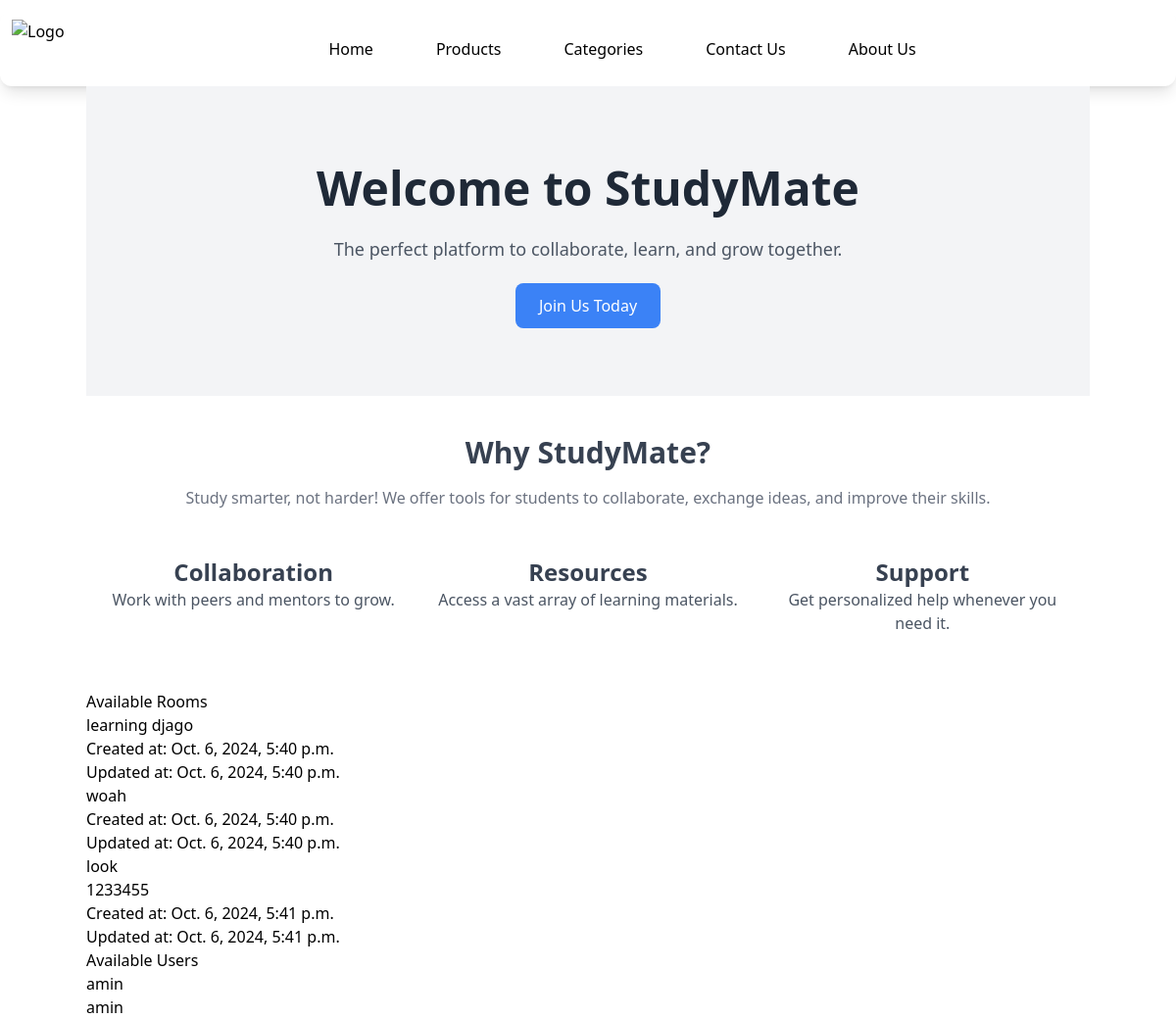
The app's page / (signed in) with its own data.
### base/models.py (models this page shows, shortened)
class Room(models.Model):
    name = models.CharField(max_length=200)
    description = models.TextField(null=True, blank=True)
    updated = models.DateTimeField(auto_now=True)
    created = models.DateTimeField(auto_now_add=True)

### base/views.py (the view)
# urls.py: path('', views.home, name='home'), # Redirect to home page upon visiting root URL
def home(request):
    Rooms = Room.objects.all()  # Fetch all Room objects from the database
    Users = User.objects.all()  # Fetch all User objects from the database
    context = {
        'Rooms': Rooms,
        'Users': Users,
    }
    return render(request, 'base/home.html', context)

### base/templates/base/home.html
{% extends "base.html" %}
{% block content %}
  <section class="bg-gray-100 py-20">
    <div class="container mx-auto text-center">
      <h1 class="text-5xl font-bold text-gray-800 mb-6">Welcome to StudyMate</h1>
      <p class="text-lg text-gray-600 mb-8">
        The perfect platform to collaborate, learn, and grow together.
      </p>
      <a href="/signup" class="bg-blue-500 text-white py-3 px-6 rounded-lg hover:bg-blue-600 transition duration-300">
        Join Us Today
      </a>
    </div>
  </section>
  <section class="py-10 bg-white">
    <div class="container mx-auto text-center">
      <h2 class="text-3xl font-semibold text-gray-700 mb-4">Why StudyMate?</h2>
      <p class="text-md text-gray-500 mb-8">
        Study smarter, not harder! We offer tools for students to collaborate, exchange ideas, and improve their skills.
      </p>
      <div class="flex justify-around">
        <div class="w-1/3 p-4">
          <h3 class="text-2xl font-bold text-gray-700">Collaboration</h3>
          <p class="text-gray-600">Work with peers and mentors to grow.</p>
        </div>
        <div class="w-1/3 p-4">
          <h3 class="text-2xl font-bold text-gray-700">Resources</h3>
          <p class="text-gray-600">Access a vast array of learning materials.</p>
        </div>
        <div class="w-1/3 p-4">
          <h3 class="text-2xl font-bold text-gray-700">Support</h3>
          <p class="text-gray-600">Get personalized help whenever you need it.</p>
        </div>
      </div>
    </div>
  </section>
  <h1>Available Rooms</h1>
  <ul>
      {% for room in Rooms %}
          <li>
              <h2>{{ room.name }}</h2>
              <p>{{ room.description }}</p>
              <p>Created at: {{ room.created }}</p>
              <p>Updated at: {{ room.updated }}</p>
          </li>
      {% empty %}
          <li>No rooms available</li>
      {% endfor %}
  </ul>
  <h1>Available Users</h1>
  <ul>
      {% for User in Users %}
          <li>{{ user.username }}</li>
      {% empty %}
          <li>No users available</li>
      {% endfor %}
  </ul>
{% endblock %}

### records on screen
Room: name "learning djago", created "Oct. 6, 2024, 5:40 p.m.", updated "Oct. 6, 2024, 5:40 p.m."
Room: name "woah", created "Oct. 6, 2024, 5:40 p.m.", updated "Oct. 6, 2024, 5:40 p.m."
Room: name "look", description "1233455", created "Oct. 6, 2024, 5:41 p.m.", updated "Oct. 6, 2024, 5:41 p.m."

### other values on screen
{{ user.username }} "amin"
